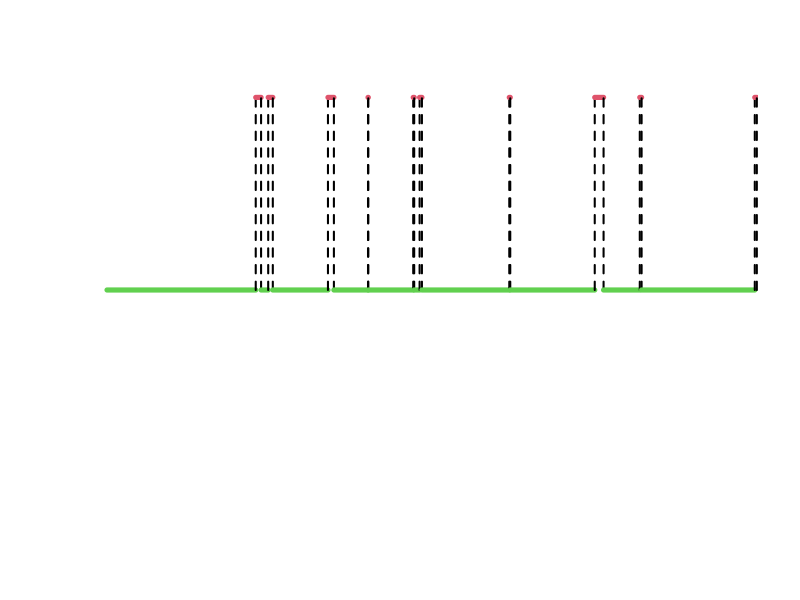
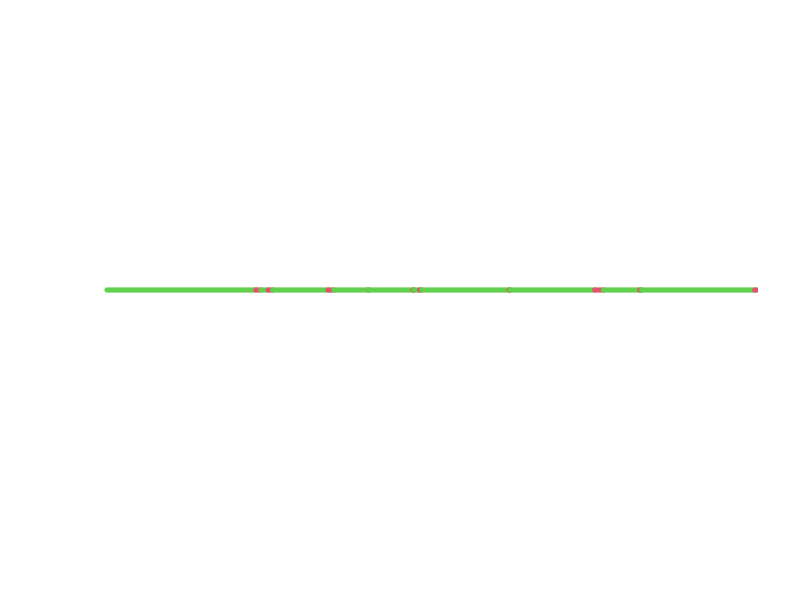

These charts were generated, in order, by the following R code: (Note: this script raises an error after producing the figures.)
# Plot for 'MinRegionCont' slides

rm(list=ls())

# Sim 1 profile
n = 10
lambda = 5
mu = 75
L = -log(runif(n))/lambda
M = -log(runif(n))/mu
D = c(0, cumsum(as.vector(t(cbind(L, M)))))
#postscript('../Figures/SingleProfile.ps')
plot(D, rep(0, (2*n+1)), col=0, xlab='', ylab='', xlim=c(0, floor(10*max(D))/10), axes=F)
for (i  in (1:(2*n)))
  {
  s =  .5*(1+(-1)^i)
  lines(c(D[i], D[i+1]), rep(s, 2), col=3-s, lwd=5)
  lines(c(D[i+1], D[i+1]), c(0, 1), col=1, lwd=2, lty=2)
  }
D
#dev.off()

#postscript('../Figures/SingleProfileBis.ps')
plot(D, rep(0, (2*n+1)), col=0, xlab='', ylab='', xlim=c(0, floor(10*max(D))/10), axes=F)
for (i  in (1:(2*n)))
  {
  s =  .5*(1+(-1)^i)
  lines(c(D[i], D[i+1]), rep(0, 2), col=3-s, lwd=5)
  #lines(c(D[i+1], D[i+1]), c(0, 1), col=1, lwd=2, lty=2)
  }
D
#dev.off()

# Sim X_+
m = 100
M = ceiling(sqrt(m))
N = 300
D = -log(runif(N))
X = rep(0, length(D))
Time = X
for (i in (1:length(D)))
  {
  Lambda = (m-X[i])*lambda
  Mu = X[i]*mu
  U = runif(1)
  if (U < Lambda/(Lambda+Mu))
    {
    X[i+1] = X[i]+1
    Time[i+1] = Time[i] + D[i]/Lambda
    }
  if (U > Lambda/(Lambda+Mu))
    {
    X[i+1] = X[i]-1
    Time[i+1] = Time[i] + D[i]/mu
    }
  }
#write.table(cbind(Time, X), file='SimXplus.txt')
Sim = read.table('SimXplus.txt')
X = Sim$X
Time = Sim$Time
postscript('../Figures/SumProcess1.ps')
plot(Time, X, type='s', ylab='X+(t)', xlab='t', xlim=c(0, 1.1), lwd=2)
dev.off()

postscript('../Figures/SumProcess2.ps')
plot(Time, X, type='s', ylab='X+(t)', xlab='t', xlim=c(0, 1.1), lwd=2)
XM = which(X==M)
XM = XM[1:5]
XM = XM[-which(X[XM-1]>M)]
XM_1 = rep(0, length(XM))
for (j in (1:length(XM)))
  {
  XM_1[j] = XM[j] + min(which(X[(XM[j]):length(Time)]==(M-1))) -1
  }
abline(h=M, lwd=3, col=2, lty=1)
for (j in XM[1])
  {
  abline(v=Time[j], lwd=4, col=4, lty=2)
  }
dev.off()

postscript('../Figures/SumProcess3.ps')
l = .05
plot(Time, X, type='s', ylab='X+(t)', xlab='t', xlim=c(0, 1.1), lwd=2)
abline(h=M, lwd=3, col=2, lty=1)
abline(v=Time[XM[1]], lwd=4, col=4, lty=2)
abline(v=Time[XM_1[1]], lwd=4, col=5, lty=2)
lines(c(Time[XM[1]], Time[XM[1]]+l), c(M, M), lwd=4, col=4)
dev.off()

postscript('../Figures/SumProcess4.ps')
plot(Time, X, type='s', ylab='X+(t)', xlab='t', xlim=c(0, 1.1), lwd=2)
abline(h=M, lwd=3, col=2, lty=1)
for (j in c(1, 2))
  {
  abline(v=Time[XM[j]], lwd=4, col=4, lty=2)
  }
abline(v=Time[XM_1[1]], lwd=4, col=5, lty=2)
dev.off()

postscript('../Figures/SumProcess5.ps')
plot(Time, X, type='s', ylab='X+(t)', xlab='t', xlim=c(0, 1.1), lwd=2)
abline(h=M, lwd=3, col=2, lty=1)
for (j in (1:length(XM)))
  {
  abline(v=Time[XM[j]], lwd=4, col=4, lty=2)
  abline(v=Time[XM_1[j]], lwd=4, col=5, lty=2)
  lines(c(Time[XM[j]], Time[XM[j]]+l), c(M, M), lwd=4, col=4)
  }
dev.off()


